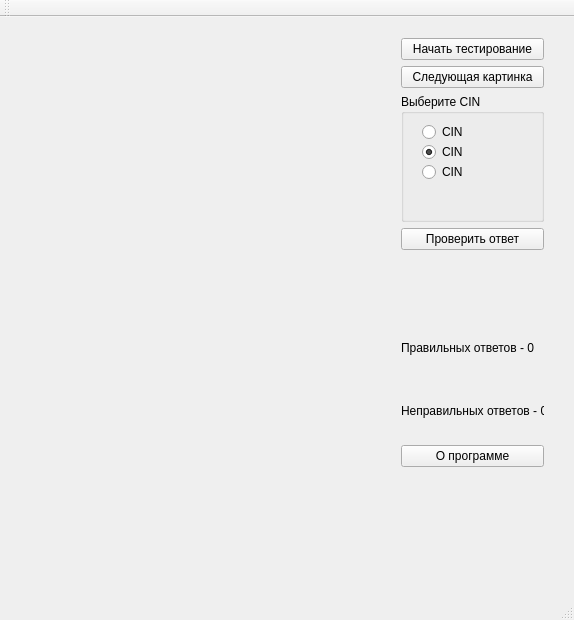
<?xml version="1.0" encoding="UTF-8"?>
<ui version="4.0">
 <class>MainWindow</class>
 <widget class="QMainWindow" name="MainWindow">
  <property name="geometry">
   <rect>
    <x>0</x>
    <y>0</y>
    <width>574</width>
    <height>620</height>
   </rect>
  </property>
  <property name="windowTitle">
   <string>Обучение и тестирование РШМ</string>
  </property>
  <widget class="QWidget" name="centralWidget">
   <widget class="QLabel" name="ImgLabel">
    <property name="geometry">
     <rect>
      <x>10</x>
      <y>10</y>
      <width>351</width>
      <height>511</height>
     </rect>
    </property>
    <property name="text">
     <string/>
    </property>
   </widget>
   <widget class="QWidget" name="">
    <property name="geometry">
     <rect>
      <x>390</x>
      <y>10</y>
      <width>165</width>
      <height>451</height>
     </rect>
    </property>
    <layout class="QVBoxLayout" name="verticalLayout_6">
     <item>
      <layout class="QVBoxLayout" name="verticalLayout_5">
       <item>
        <widget class="QPushButton" name="pushButton_3">
         <property name="text">
          <string>Начать тестирование</string>
         </property>
        </widget>
       </item>
       <item>
        <layout class="QVBoxLayout" name="verticalLayout_4">
         <item>
          <layout class="QVBoxLayout" name="verticalLayout_2">
           <item>
            <widget class="QPushButton" name="pushButton">
             <property name="text">
              <string>Следующая картинка</string>
             </property>
            </widget>
           </item>
           <item>
            <widget class="QGroupBox" name="groupBox">
             <property name="title">
              <string>Выберите CIN</string>
             </property>
             <widget class="QWidget" name="layoutWidget">
              <property name="geometry">
               <rect>
                <x>10</x>
                <y>20</y>
                <width>65</width>
                <height>76</height>
               </rect>
              </property>
              <layout class="QVBoxLayout" name="verticalLayout">
               <item>
                <widget class="QRadioButton" name="radioButton">
                 <property name="text">
                  <string>CIN I</string>
                 </property>
                 <attribute name="buttonGroup">
                  <string notr="true">buttonGroup</string>
                 </attribute>
                </widget>
               </item>
               <item>
                <widget class="QRadioButton" name="radioButton_2">
                 <property name="text">
                  <string>CIN II</string>
                 </property>
                 <property name="checked">
                  <bool>true</bool>
                 </property>
                 <attribute name="buttonGroup">
                  <string notr="true">buttonGroup</string>
                 </attribute>
                </widget>
               </item>
               <item>
                <widget class="QRadioButton" name="radioButton_3">
                 <property name="text">
                  <string>CIN III</string>
                 </property>
                 <attribute name="buttonGroup">
                  <string notr="true">buttonGroup</string>
                 </attribute>
                </widget>
               </item>
              </layout>
             </widget>
            </widget>
           </item>
           <item>
            <widget class="QPushButton" name="pushButton_2">
             <property name="text">
              <string>Проверить ответ</string>
             </property>
            </widget>
           </item>
          </layout>
         </item>
         <item>
          <layout class="QVBoxLayout" name="verticalLayout_3">
           <item>
            <widget class="QLabel" name="lbl_descr">
             <property name="text">
              <string/>
             </property>
            </widget>
           </item>
           <item>
            <widget class="QLabel" name="lbl_true">
             <property name="text">
              <string>Правильных ответов - 0</string>
             </property>
            </widget>
           </item>
           <item>
            <widget class="QLabel" name="lbl_false">
             <property name="text">
              <string>Неправильных ответов - 0</string>
             </property>
            </widget>
           </item>
          </layout>
         </item>
        </layout>
       </item>
      </layout>
     </item>
     <item>
      <widget class="QPushButton" name="pushButton_4">
       <property name="text">
        <string>О программе</string>
       </property>
      </widget>
     </item>
    </layout>
   </widget>
  </widget>
  <widget class="QMenuBar" name="menuBar">
   <property name="geometry">
    <rect>
     <x>0</x>
     <y>0</y>
     <width>574</width>
     <height>26</height>
    </rect>
   </property>
  </widget>
  <widget class="QToolBar" name="mainToolBar">
   <attribute name="toolBarArea">
    <enum>TopToolBarArea</enum>
   </attribute>
   <attribute name="toolBarBreak">
    <bool>false</bool>
   </attribute>
  </widget>
  <widget class="QStatusBar" name="statusBar"/>
 </widget>
 <layoutdefault spacing="6" margin="11"/>
 <resources/>
 <connections/>
 <buttongroups>
  <buttongroup name="buttonGroup"/>
 </buttongroups>
</ui>
